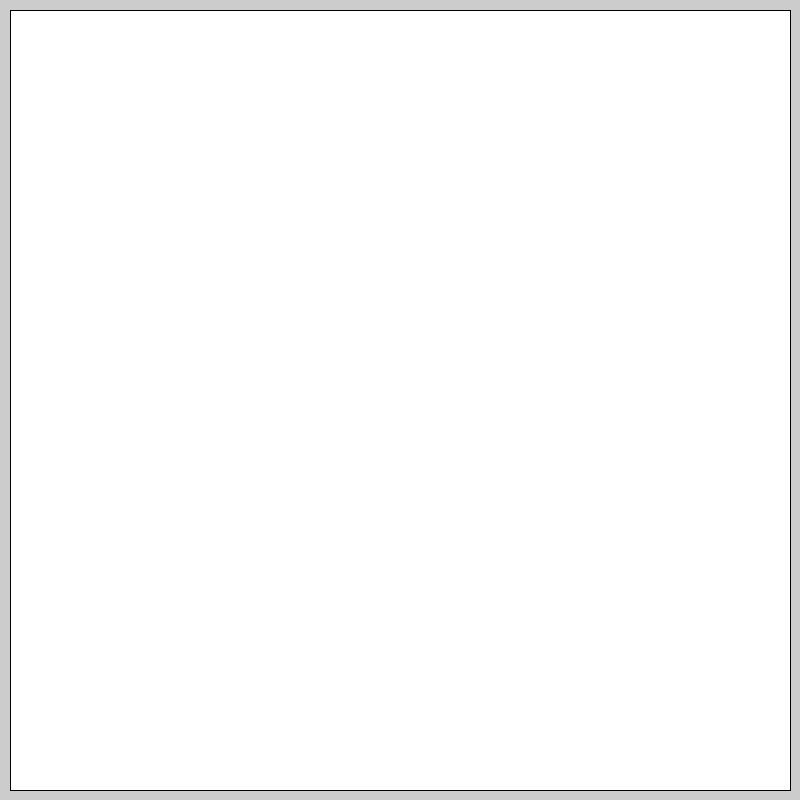
Frame 1 (no input)
Frame 60 (the mouse pressed at the canvas centre just before this capture): identical to frame 1, image omitted
Frame 120 (the mouse held since frame 60 and released just before this capture): identical to frame 1, image omitted

The Processing sketch that drew this single still picture (run headless with seeded random() and noise(); from frame 60 on, the mouse is pressed at the canvas centre):

// Processing sketch: Lab2
// ── Lab2.pde
void setup() {
  size(800, 800);
}

void draw() {
  //color c = color(random(255), random(255), random(255));
  color c = color(255, 255, 255);
  fill(c);
  rect(10, 10, 780, 780);
}
